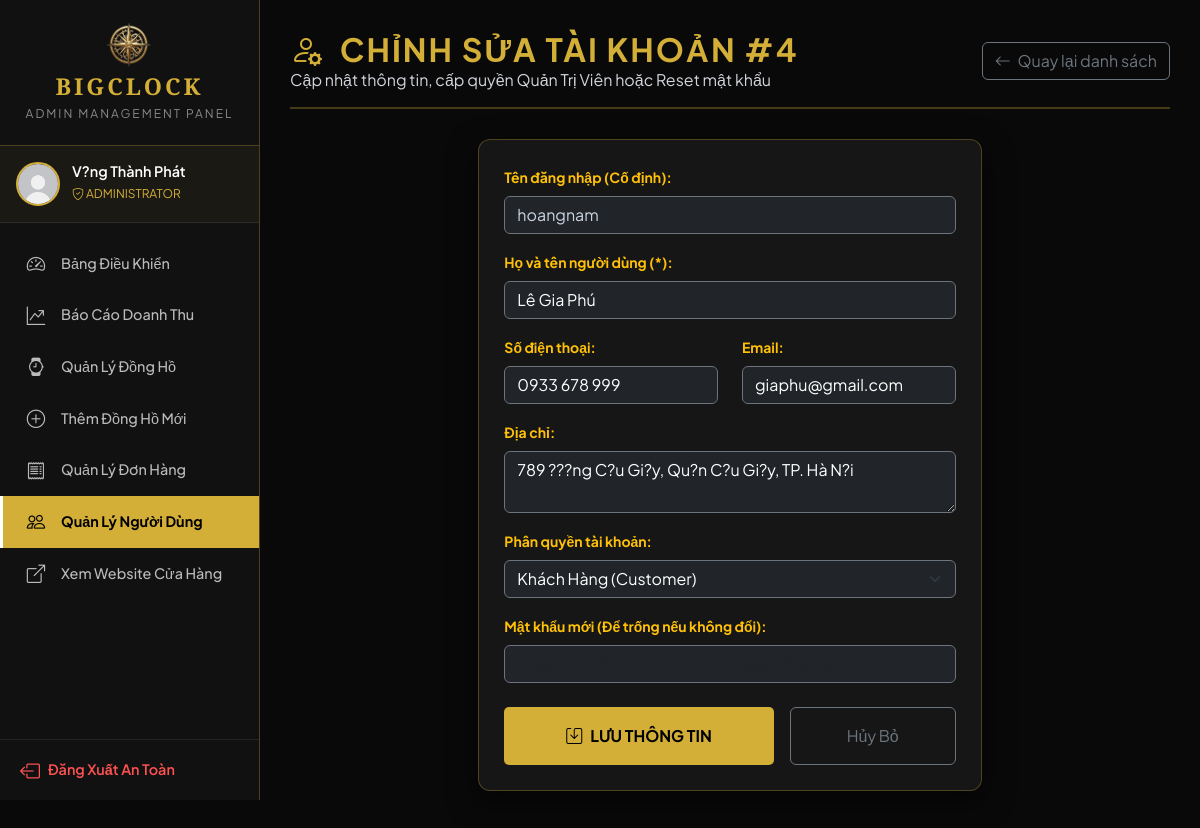
/sua_taikhoan.php?MaNguoiDung=4 (signed in), run on an earlier commit of the app's database.
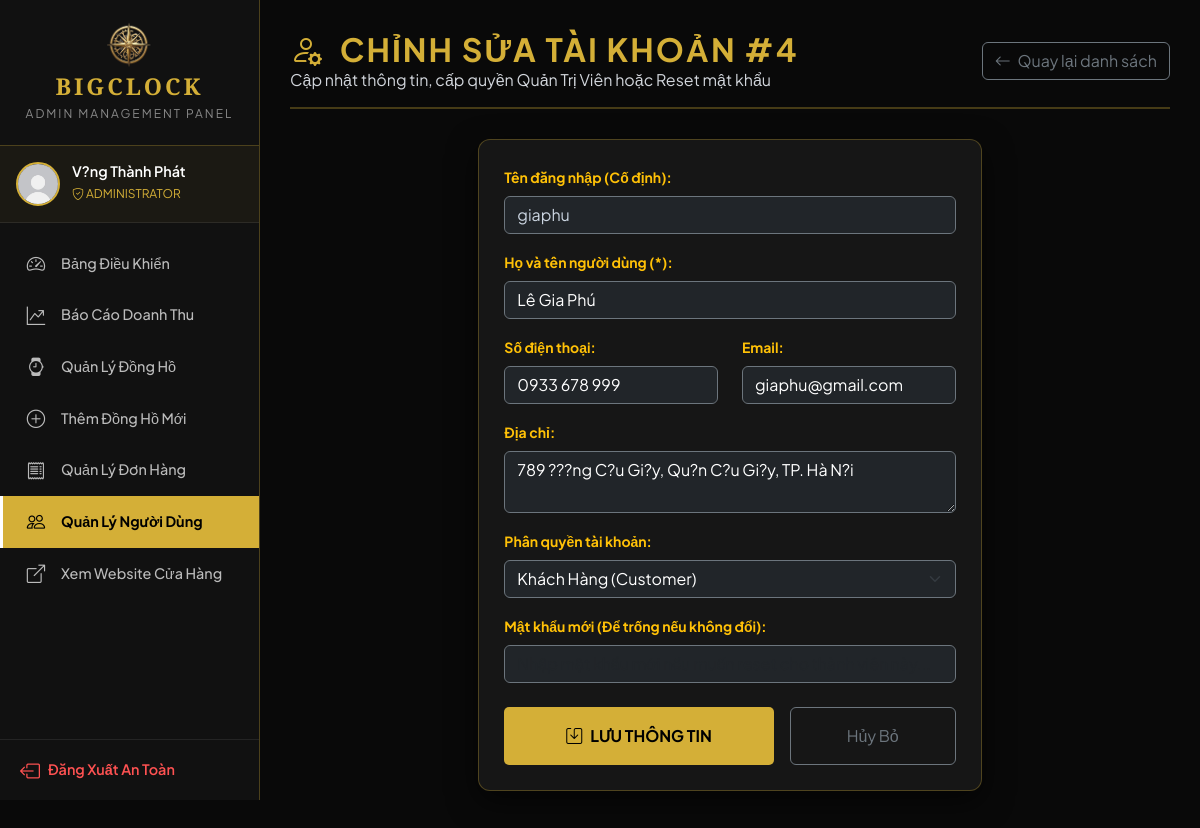
And on a later commit of the database.
### tables this page shows
CREATE TABLE `user` (
  `MaNguoiDung` int(10) NOT NULL AUTO_INCREMENT,
  `TenNguoiDung` varchar(50) NOT NULL,
  `TenDangNhap` varchar(50) NOT NULL,
  `MatKhau` varchar(64) NOT NULL,
  `Quyen` tinyint(4) NOT NULL DEFAULT '0' COMMENT '1: Admin, 0: KhÃ¡ch hÃ ng',
  `SDT` varchar(20) DEFAULT NULL,
  `Email` varchar(100) DEFAULT NULL,
  `DiaChi` varchar(255) DEFAULT NULL,
  PRIMARY KEY (`MaNguoiDung`),
  UNIQUE KEY `TenDangNhap` (`TenDangNhap`)
);

### sua_taikhoan.php (the view, shortened to what this page needs)
<?php
require_once 'connect.php';
$id = isset($_GET['MaNguoiDung']) ? intval($_GET['MaNguoiDung']) : 0;
$sql_get = "SELECT * FROM user WHERE MaNguoiDung = ?";
$stmt_get = $conn->prepare($sql_get);
$stmt_get->bind_param("i", $id);
$stmt_get->execute();
$res_get = $stmt_get->get_result();
$user = $res_get->fetch_assoc();
?>
<?php include 'header_admin.php'; ?>
<div class="admin-content">
    <div class="page-header">
        <div>
            <h2 class="page-title"><i class="bi bi-person-gear me-2"></i> CHỈNH SỬA TÀI KHOẢN #<?= $id ?></h2>
            <p class="text-muted mb-0">Cập nhật thông tin, cấp quyền Quản Trị Viên hoặc Reset mật khẩu</p>
        </div>
        <div>
            <a href="quanlytaikhoan.php" class="btn btn-outline-secondary"><i class="bi bi-arrow-left me-1"></i> Quay lại danh sách</a>
        </div>
    </div>
    <div class="row justify-content-center">
        <div class="col-lg-7">
            <div class="luxury-box">
                <form action="sua_taikhoan.php?MaNguoiDung=<?= $id ?>" method="POST">
                    <div class="mb-3">
                        <label class="form-label text-warning small fw-bold">Tên đăng nhập (Cố định):</label>
                        <input type="text" class="form-control bg-dark border-secondary text-muted" value="<?= htmlspecialchars($user['TenDangNhap']) ?>" readonly>
                    </div>
                    <div class="mb-3">
                        <label class="form-label text-warning small fw-bold">Họ và tên người dùng (*):</label>
                        <input type="text" name="TenNguoiDung" class="form-control bg-dark border-secondary text-white" value="<?= htmlspecialchars($user['TenNguoiDung']) ?>" required>
                    </div>
                    <div class="row">
                        <div class="col-md-6 mb-3">
                            <label class="form-label text-warning small fw-bold">Số điện thoại:</label>
                            <input type="tel" name="SDT" class="form-control bg-dark border-secondary text-white" value="<?= htmlspecialchars($user['SDT'] ?? '') ?>">
                        </div>
                        <div class="col-md-6 mb-3">
                            <label class="form-label text-warning small fw-bold">Email:</label>
                            <input type="email" name="Email" class="form-control bg-dark border-secondary text-white" value="<?= htmlspecialchars($user['Email'] ?? '') ?>">
                        </div>
                    </div>
                    <div class="mb-3">
                        <label class="form-label text-warning small fw-bold">Địa chỉ:</label>
                        <textarea name="DiaChi" class="form-control bg-dark border-secondary text-white" rows="2"><?= htmlspecialchars($user['DiaChi'] ?? '') ?></textarea>
                    </div>
                    <div class="mb-3">
                        <label class="form-label text-warning small fw-bold">Phân quyền tài khoản:</label>
                        <select name="Quyen" class="form-select bg-dark border-secondary text-white">
                            <option value="0" <?= $user['Quyen'] == 0 ? 'selected' : '' ?>>Khách Hàng (Customer)</option>
                        </select>
                    </div>
                    <div class="mb-4">
                        <label class="form-label text-warning small fw-bold">Mật khẩu mới (Để trống nếu không đổi):</label>
                        <input type="password" name="MatKhau" class="form-control bg-dark border-secondary text-white" placeholder="Nhập mật khẩu mới nếu muốn reset cho thành viên này...">
                    </div>
                    <div class="d-flex gap-3">
                        <button type="submit" name="capnhat" class="btn btn-gold flex-fill py-3 text-uppercase">
                            <i class="bi bi-save me-2"></i> LƯU THÔNG TIN
                        </button>
                        <a href="quanlytaikhoan.php" class="btn btn-outline-secondary flex-fill py-3 text-center">Hủy Bỏ</a>
                    </div>
                </form>
            </div>
        </div>
    </div>
</div>
</body>
</html>

What changed in the data, as far as the page shows it:
changed user "Lê Gia Phú": TenDangNhap "hoangnam" → "giaphu"
